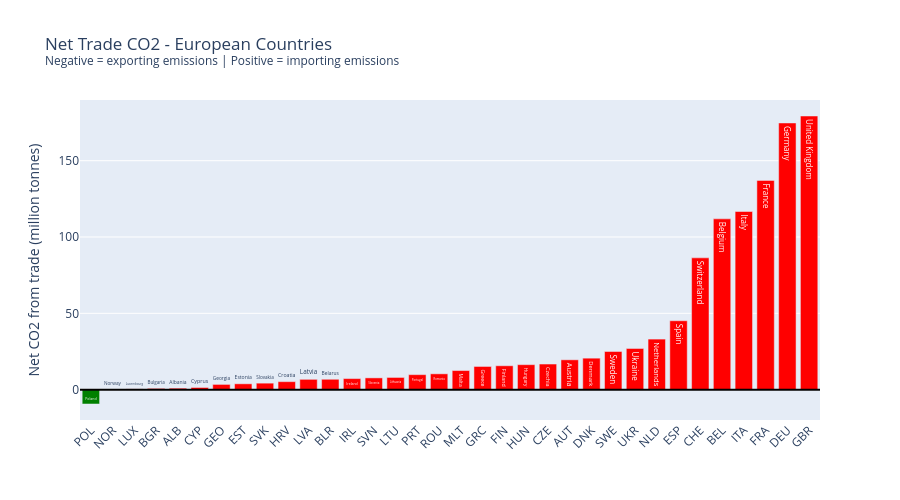

The cell this chart's notebook holds for it:
### Code cell
# trade_co2 positive = net importer of emissions
# trade_co2 negative = net exporter of emissions

df_trade = df_eu[
    (df_eu['year'] >= 1990) &
    (df_eu['trade_co2'].notna())
].copy()

# Latest year available
latest_trade = df_trade[df_trade['year'] == df_trade['year'].max()].copy()
latest_trade = latest_trade.sort_values('trade_co2', ascending=True)

colors = ['green' if x < 0 else 'red' for x in latest_trade['trade_co2']]

fig = go.Figure(go.Bar(
    x=latest_trade['iso_code'],
    y=latest_trade['trade_co2'],
    marker_color=colors,
    text=latest_trade['country'],
))

fig.add_hline(y=0, line_color='black')
fig.update_layout(
    title='Net Trade CO2 - European Countries<br><sup>Negative = exporting emissions | Positive = importing emissions</sup>',
    yaxis_title='Net CO2 from trade (million tonnes)',
    height=500,
    xaxis_tickangle=-45
)
fig.show()

# Trade CO2 as % of total - who is most affected?
latest_trade['trade_impact'] = (latest_trade['trade_co2'] / latest_trade['co2_total'] * 100).round(1)

print("\nTrade CO2 as % of territorial emissions:")
print(latest_trade[['country', 'trade_co2', 'trade_co2_share', 'trade_impact']]
      .sort_values('trade_impact').to_string())

### Figure 1 — Plotly figure (JSON) as saved in the notebook; plotly's stock layout.template omitted (floating-point values rounded to 4 significant figures)
{"data": [{"marker": {"color": ["green", "red", "red", "red", "red", "red", "red", "red", "red", "red", "red", "red", "red", "red", "red", "red", "red", "red", "red", "red", "red", "red", "red", "red", "red", "red", "red", "red", "red", "red", "red", "red", "red", "red"]}, "text": ["Poland", "Norway", "Luxembourg", "Bulgaria", "Albania", "Cyprus", "Georgia", "Estonia", "Slovakia", "Croatia", "Latvia", "Belarus", "Ireland", "Slovenia", "Lithuania", "Portugal", "Romania", "Malta", "Greece", "Finland", "Hungary", "Czechia", "Austria", "Denmark", "Sweden", "Ukraine", "Netherlands", "Spain", "Switzerland", "Belgium", "Italy", "France", "Germany", "United Kingdom"], "type": "bar", "x": ["POL", "NOR", "LUX", "BGR", "ALB", "CYP", "GEO", "EST", "SVK", "HRV", "LVA", "BLR", "IRL", "SVN", "LTU", "PRT", "ROU", "MLT", "GRC", "FIN", "HUN", "CZE", "AUT", "DNK", "SWE", "UKR", "NLD", "ESP", "CHE", "BEL", "ITA", "FRA", "DEU", "GBR"], "y": [-9.388, 0.101, 0.491, 0.809, 0.965, 1.436, 3.444, 3.841, 4.269, 5.244, 6.772, 6.812, 7.266, 7.723, 8.01, 9.838, 10.38, 12.53, 15.2, 15.66, 16.38, 16.79, 19.56, 20.64, 25.01, 26.98, 33.13, 45.16, 86.35, 111.9, 116.7, 137.1, 174.7, 179.3]}], "layout": {"height": 500, "shapes": [{"line": {"color": "black"}, "type": "line", "x0": 0, "x1": 1, "xref": "x domain", "y0": 0, "y1": 0, "yref": "y"}], "title": {"text": "Net Trade CO2 - European Countries<br><sup>Negative = exporting emissions | Positive = importing emissions</sup>"}, "xaxis": {"tickangle": -45}, "yaxis": {"title": {"text": "Net CO2 from trade (million tonnes)"}}}}
